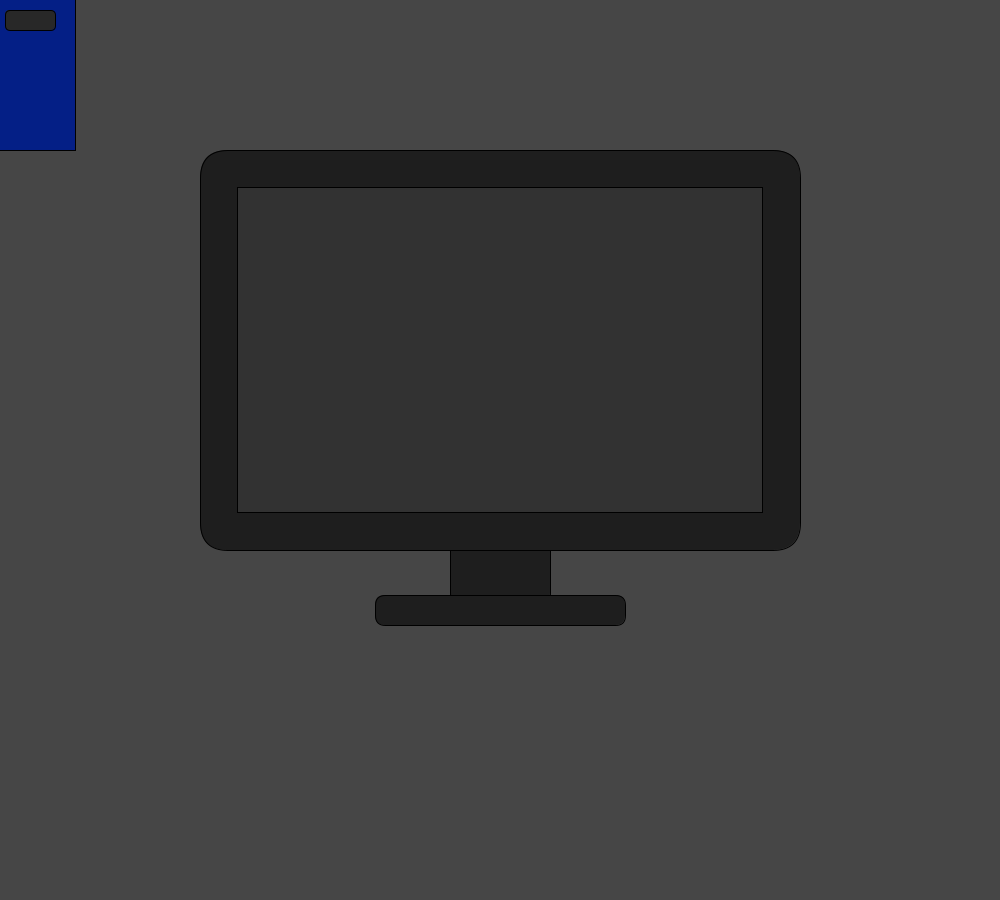
Frame 1 (no input)
Frame 60 (the mouse pressed at the canvas centre just before this capture): identical to frame 1, image omitted
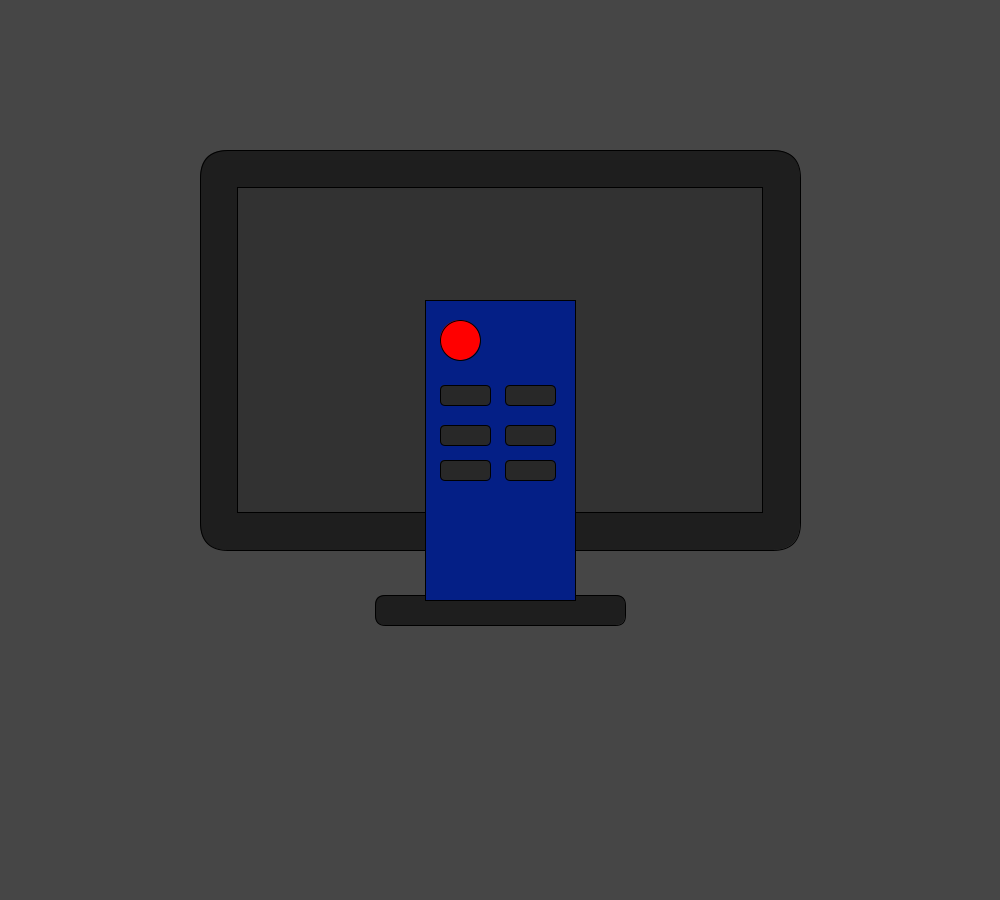
Frame 120 (the mouse held since frame 60 and released just before this capture)

The Processing sketch that drew these frames (run headless with seeded random() and noise(); from frame 60 on, the mouse is pressed at the canvas centre):

// Processing sketch: SS2_InteractiveTV
// ── SS2_InteractiveTV.pde
//Priya Begum, Interactive TV
//the color of the screen will change everytime you refresh and click the screen
int remotebutton = 5; 
float r = random(1, 500);
float g = random(1, 500);
float b = random(1, 500);

void setup() {
  size(1000,900);
  
}

void draw() {
  background(70);
  //Tv
  rectMode(CENTER);
  fill(30);
  rect(500,570,100,100, 28);
  rect(500,610, 250, 30, 10);
  fill(30);
  rect(500,350,600,400, 28);
  fill(50);
  rect(500,350,525,325);
  
  //remote
  fill(#041F86);
  rect(mouseX,mouseY, 150, 300);
  fill(500, 0, 0);
  ellipse(mouseX-40, mouseY-110, 40, 40);
  fill(40);
  rect(mouseX-35,mouseY-15, 50, 20, remotebutton);
  rect(mouseX-35,mouseY+20, 50, 20, remotebutton);
  rect(mouseX-35,mouseY-55, 50, 20, remotebutton);
  rect(mouseX+30,mouseY-15, 50, 20, remotebutton);
  rect(mouseX+30,mouseY+20, 50, 20, remotebutton);
  rect(mouseX+30,mouseY-55, 50, 20, remotebutton);
  
}

void mousePressed() {
  fill(0, 50, 300);
  rect(500,350,525,325);
  
  if(mousePressed); {
    fill(r, g, b);
    quad(500, 200, 244, 350, 500, 502, 750, 354);
  }
  //channel
   
}
